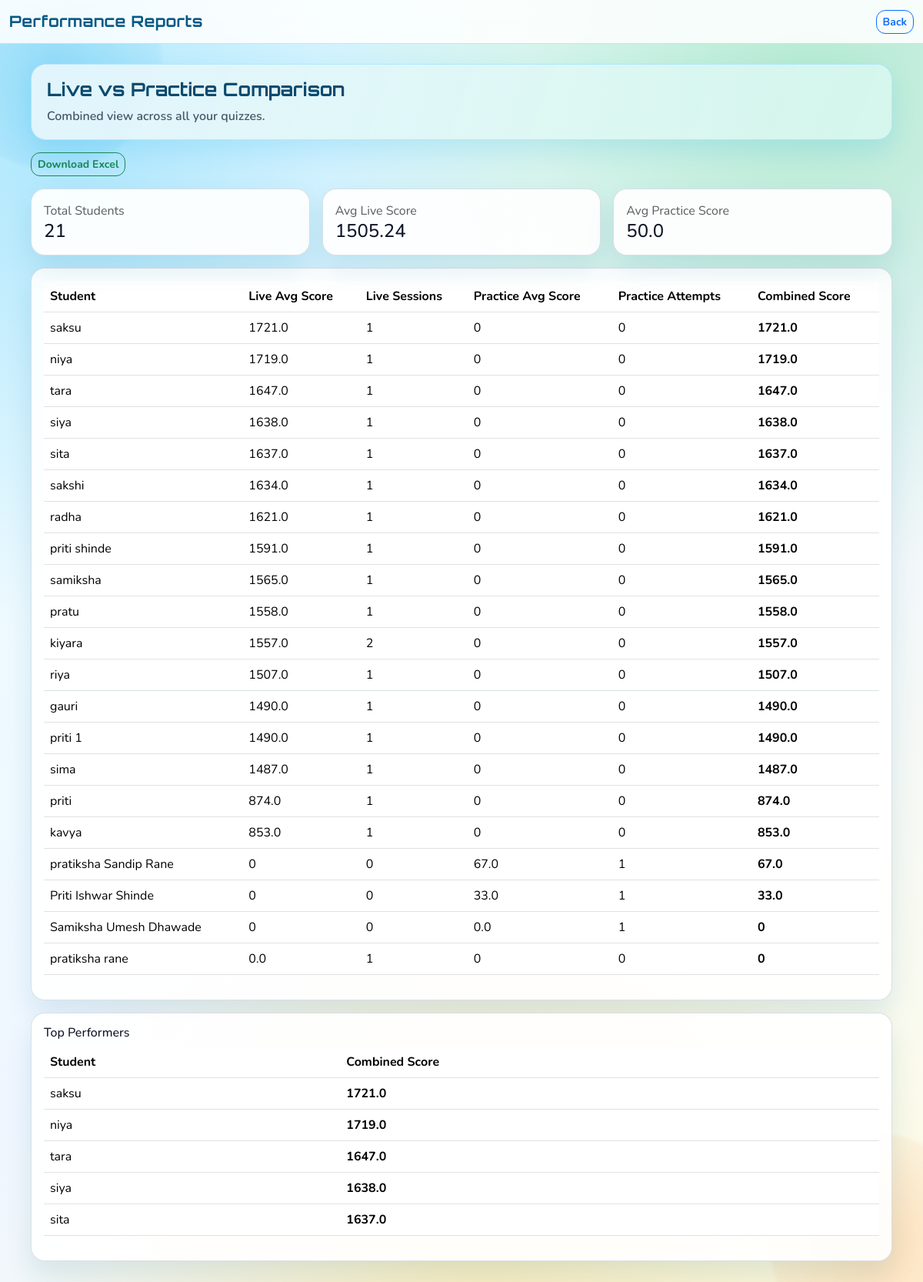
/teacher/reports (signed in), run on the app's committed database.
### tables this page shows
CREATE TABLE Users(
            user_id INTEGER PRIMARY KEY AUTOINCREMENT,
            username TEXT NOT NULL,
            email TEXT UNIQUE NOT NULL,
            password TEXT NOT NULL,
            role TEXT NOT NULL,
            profile_pic TEXT,
            avatar TEXT
        , department TEXT DEFAULT 'Computer', theme_mode TEXT DEFAULT 'light', font_scale TEXT DEFAULT 'medium', app_language TEXT DEFAULT 'en', email_alerts INTEGER DEFAULT 1, mute_notifications INTEGER DEFAULT 0, session_version INTEGER DEFAULT 0);

CREATE TABLE participants (
            participant_id INTEGER PRIMARY KEY AUTOINCREMENT,
            session_id INTEGER NOT NULL,
            nickname TEXT NOT NULL,
            joined_at DATETIME DEFAULT CURRENT_TIMESTAMP, avatar TEXT,
            FOREIGN KEY (session_id) REFERENCES live_sessions(session_id)
        );

### app.py (the view)
@app.route('/teacher/reports')
@login_required
def teacher_reports():
    if session.get('role') != 'Teacher':
        flash("Access denied")
        return redirect('/login')
    with get_db_connection() as conn:
        live_rows = conn.execute(
            """
            WITH base AS (
                SELECT
                    p.nickname AS student_name,
                    COUNT(DISTINCT ls.session_id) AS sessions_attempted,
                    COUNT(pa.answer_id) AS answers_count,
                    COALESCE(SUM(pa.score_awarded), 0) AS total_score,
                    COALESCE(SUM(pa.is_correct), 0) AS correct_answers
                FROM live_sessions ls
                JOIN participants p ON p.session_id = ls.session_id
                LEFT JOIN player_answers pa
                    ON pa.session_id = ls.session_id
                   AND pa.player_name = p.nickname
                WHERE ls.quiz_id IN (
                    SELECT quiz_id FROM Quizzes WHERE created_by=?
                )
                GROUP BY p.nickname
            )
            SELECT * FROM base
            WHERE answers_count > 0
            ORDER BY total_score DESC, correct_answers DESC, student_name ASC
            """,
            (session['user_id'],)
        ).fetchall()
        practice_rows = conn.execute(
            """
            SELECT
                u.username AS student_name,
                COUNT(*) AS attempts,
                AVG(pfa.score) AS avg_score,
                SUM(pfa.correct_answers) AS correct_answers,
                SUM(pfa.total_questions) AS total_questions
            FROM PracticeFirstAttempts pfa
            JOIN Practice_Quizzes q ON q.quiz_id = pfa.quiz_id
            JOIN Users u ON u.user_id = pfa.user_id
            WHERE q.created_by = ?
            GROUP BY u.username
            ORDER BY avg_score DESC, student_name ASC
            """,
            (session['user_id'],)
        ).fetchall()
    live_map = {}
    for r in live_rows:
        key = (r["student_name"] or "").strip().lower()
        live_map[key] = {
            "student_name": r["student_name"],
            "sessions_attempted": r["sessions_attempted"],
            "live_total_score": r["total_score"],
            "live_avg_score": round((r["total_score"] / r["sessions_attempted"]), 2) if r["sessions_attempted"] else 0,
            "live_correct": r["correct_answers"],
            "live_answers": r["answers_count"]
        }
    practice_map = {}
    for r in practice_rows:
        key = (r["student_name"] or "").strip().lower()
        practice_map[key] = {
            "student_name": r["student_name"],
            "practice_attempts": r["attempts"],
            "practice_avg_score": round(r["avg_score"], 2) if r["avg_score"] is not None else 0,
            "practice_correct": r["correct_answers"],
            "practice_total": r["total_questions"]
        }
    all_keys = sorted(set(live_map.keys()) | set(practice_map.keys()))
    rows = []
    for key in all_keys:
        live = live_map.get(key, {})
        practice = practice_map.get(key, {})
        student_name = live.get("student_name") or practice.get("student_name") or key
        live_avg = live.get("live_avg_score", 0)
        practice_avg = practice.get("practice_avg_score", 0)
        divisor = (1 if live_avg else 0) + (1 if practice_avg else 0)
        combined = round((live_avg + practice_avg) / divisor, 2) if divisor else 0
        rows.append({
            "student_name": student_name,
            "live_avg_score": live_avg,
            "live_sessions": live.get("sessions_attempted", 0),
            "practice_avg_score": practice_avg,
            "practice_attempts": practice.get("practice_attempts", 0),
            "combined_score": combined
        })
    rows.sort(key=lambda r: (-(r["combined_score"] or 0), r["student_name"]))
    avg_live = round(
        sum(r["live_avg_score"] for r in rows if r["live_avg_score"]) / max(1, len([r for r in rows if r["live_avg_score"]])),
        2
    ) if rows else 0
    avg_practice = round(
        sum(r["practice_avg_score"] for r in rows if r["practice_avg_score"]) / max(1, len([r for r in rows if r["practice_avg_score"]])),
        2
    ) if rows else 0
    summary = {
        "total_students": len(rows),
        "avg_live_score": avg_live,
        "avg_practice_score": avg_practice,
        "top_performers": rows[:5]
    }
    return render_template(
        'teacher/reports.html',
        rows=rows,
        summary=summary
    )

### app.py (called while the page is built)
def get_db_connection():
    return DBConnection(DATABASE)

def login_required(f):
    @wraps(f)
    def decorated_function(*args, **kwargs):
        if 'user_id' not in session:
            flash("Please login first")
            return redirect(url_for('login'))
        return f(*args, **kwargs)
    return decorated_function

    def __enter__(self):
        return self.conn

    def __exit__(self, exc_type, exc_val, exc_tb):
        if exc_type is None:
            self.conn.commit()
        else:
            self.conn.rollback()
        self.conn.close()

### templates/teacher/reports.html (shortened to what this page needs)
<!DOCTYPE html>
<html lang="en">
<head>
<link href="https://cdn.jsdelivr.net/npm/bootstrap@5.3.2/dist/css/bootstrap.min.css" rel="stylesheet">
<link href="{{ url_for('static', filename='css/ui-system.css') }}" rel="stylesheet">
</head>
<body class="app-bg theme-{{ session.get('theme_mode', 'light') }} font-{{ session.get('font_scale', 'medium') }}">
<nav class="navbar navbar-expand-lg topbar">
    <div class="container-fluid">
        <span class="navbar-brand">Performance Reports</span>
        <a href="{{ url_for('teacher_dashboard') }}" class="btn btn-outline-primary btn-sm">Back</a>
    </div>
</nav>
<div class="page-wrap">
    <div class="section-hero mb-3">
        <h2>Live vs Practice Comparison</h2>
        <p>Combined view across all your quizzes.</p>
    </div>
    <div class="d-flex gap-2 mb-3">
        <a class="btn btn-outline-success btn-sm" href="{{ url_for('teacher_reports_export') }}">Download Excel</a>
    </div>
    <div class="row g-3 mb-3">
        <div class="col-12 col-md-4">
            <div class="glass-card p-3 h-100">
                <div class="text-muted">Total Students</div>
                <div class="h4 mb-0">{{ summary['total_students'] }}</div>
            </div>
        </div>
        <div class="col-12 col-md-4">
            <div class="glass-card p-3 h-100">
                <div class="text-muted">Avg Live Score</div>
                <div class="h4 mb-0">{{ summary['avg_live_score'] }}</div>
            </div>
        </div>
        <div class="col-12 col-md-4">
            <div class="glass-card p-3 h-100">
                <div class="text-muted">Avg Practice Score</div>
                <div class="h4 mb-0">{{ summary['avg_practice_score'] }}</div>
            </div>
        </div>
    </div>
    <div class="glass-card p-3 mb-3">
        {% if rows %}
        <div class="table-responsive">
            <table class="table align-middle">
                <thead>
                    <tr>
                        <th>Student</th>
                        <th>Live Avg Score</th>
                        <th>Live Sessions</th>
                        <th>Practice Avg Score</th>
                        <th>Practice Attempts</th>
                        <th>Combined Score</th>
                    </tr>
                </thead>
                <tbody>
                    {% for row in rows %}
                    <tr>
                        <td>{{ row['student_name'] }}</td>
                        <td>{{ row['live_avg_score'] }}</td>
                        <td>{{ row['live_sessions'] }}</td>
                        <td>{{ row['practice_avg_score'] }}</td>
                        <td>{{ row['practice_attempts'] }}</td>
                        <td><strong>{{ row['combined_score'] }}</strong></td>
                    </tr>
                    {% endfor %}
                </tbody>
            </table>
        </div>
        {% else %}
        <p class="mb-0">No report data yet.</p>
        {% endif %}
    </div>
    <div class="glass-card p-3">
        <h6 class="mb-2">Top Performers</h6>
        {% if summary['top_performers'] %}
        <div class="table-responsive">
            <table class="table align-middle">
                <thead>
                    <tr>
                        <th>Student</th>
                        <th>Combined Score</th>
                    </tr>
                </thead>
                <tbody>
                    {% for row in summary['top_performers'] %}
                    <tr>
                        <td>{{ row['student_name'] }}</td>
                        <td><strong>{{ row['combined_score'] }}</strong></td>
                    </tr>
                    {% endfor %}
                </tbody>
            </table>
        </div>
        {% else %}
        <p class="mb-0">No top performers yet.</p>
        {% endif %}
    </div>
</div>
</body>
</html>

### static/css/ui-system.css (style rules this page uses)
:root { --bg-a: #ecfeff; --bg-b: #eff6ff; --bg-c: #fefce8; --brand: #0ea5e9; --brand-dark: #0284c7; --success: #22c55e; --success-dark: #16a34a; --accent: #f97316; --text: #0f172a; --muted: #475569; --card: rgba(255, 255, 255, 0.92); --border: rgba(148, 163, 184, 0.35); }
body.app-bg.font-medium { font-size: 16px; }
* { box-sizing: border-box; }
body.app-bg { min-height: 100vh; background: radial-gradient(circle at 8% 12%, rgba(56, 189, 248, 0.35), transparent 33%), radial-gradient(circle at 88% 6%, rgba(34, 197, 94, 0.28), transparent 34%), radial-gradient(circle at 52% 96%, rgba(251, 191, 36, 0.26), transparent 36%), linear-gradient(140deg, var(--bg-a), var(--bg-b) 55%, var(--bg-c)); font-family: 'Nunito', sans-serif; color: var(--text); position: relative; overflow-x: hidden; }
body.app-bg::before, body.app-bg::after { content: ""; position: fixed; width: 280px; height: 280px; border-radius: 50%; filter: blur(2px); z-index: -1; animation: floatBlob 9s ease-in-out infinite; }
body.app-bg::before { top: -60px; left: -70px; background: radial-gradient(circle, rgba(14, 165, 233, 0.22), rgba(14, 165, 233, 0)); }
body.app-bg::after { bottom: -80px; right: -80px; background: radial-gradient(circle, rgba(249, 115, 22, 0.2), rgba(249, 115, 22, 0)); animation-delay: 1.3s; }
.topbar { background: rgba(255, 255, 255, 0.86); border-bottom: 1px solid var(--border); backdrop-filter: blur(10px); }
.topbar .navbar-brand { color: #075985; font-family: 'Orbitron', sans-serif; font-weight: 700; letter-spacing: 0.5px; }
.page-wrap { width: min(1120px, calc(100% - 28px)); margin: 26px auto 34px; }
.glass-card { border: 1px solid var(--border); border-radius: 18px; box-shadow: 0 18px 34px rgba(14, 116, 144, 0.12); background: var(--card); color: var(--text); }
.section-hero { border: 1px solid rgba(56, 189, 248, 0.34); border-radius: 20px; padding: 18px 20px; box-shadow: 0 14px 30px rgba(14, 165, 233, 0.15); background: linear-gradient(110deg, rgba(255, 255, 255, 0.92), rgba(236, 254, 255, 0.88)); position: relative; }
.section-hero::after { content: ""; position: absolute; inset: 0; border-radius: 20px; pointer-events: none; background: linear-gradient(120deg, rgba(14, 165, 233, 0.09), rgba(34, 197, 94, 0.09)); }
.section-hero h1, .section-hero h2 { font-family: 'Orbitron', sans-serif; font-size: clamp(1.15rem, 2vw, 1.55rem); margin: 0; font-weight: 700; color: #0c4a6e; position: relative; z-index: 1; }
.section-hero p { margin: 8px 0 0; color: var(--muted); font-weight: 600; position: relative; z-index: 1; }
.btn-outline-primary, .btn-outline-secondary, .btn-outline-danger, .btn-outline-success, .btn-outline-warning { border-radius: 12px; font-weight: 700; }

### data on the page
Users: student_name "pratiksha Sandip Rane", live_avg_score "0", live_sessions "0", practice_avg_score "67.0", practice_attempts "1", combined_score "67.0"
Users: student_name "Priti Ishwar Shinde", live_avg_score "0", live_sessions "0", practice_avg_score "33.0", practice_attempts "1", combined_score "33.0"
Users: student_name "Samiksha Umesh Dhawade", live_avg_score "0", live_sessions "0", practice_avg_score "0.0", practice_attempts "1", combined_score "0"
participants: student_name "saksu", combined_score "1721.0"
participants: student_name "niya", combined_score "1719.0"
participants: student_name "tara", combined_score "1647.0"
participants: student_name "siya", combined_score "1638.0"
participants: student_name "sita", combined_score "1637.0"

### other printed values
{{ summary['total_students'] }} "21"
{{ summary['avg_live_score'] }} "1505.24"
{{ summary['avg_practice_score'] }} "50.0"
{{ row['student_name'] }} "saksu" "niya" "tara" "siya" "sita" "sakshi" "radha" "priti shinde" "samiksha" "pratu" "kiyara" "riya" "gauri" "priti 1" "sima" "priti" "kavya" "pratiksha rane"
{{ row['live_avg_score'] }} "1721.0" "1719.0" "1647.0" "1638.0" "1637.0" "1634.0" "1621.0" "1591.0" "1565.0" "1558.0" "1557.0" "1507.0" "1490.0" "1490.0" "1487.0" "874.0" "853.0" "0.0"
{{ row['live_sessions'] }} "1" "1" "1" "1" "1" "1" "1" "1" "1" "1" "2" "1" "1" "1" "1" "1" "1" "1"
{{ row['practice_avg_score'] }} "0" "0" "0" "0" "0" "0" "0" "0" "0" "0" "0" "0" "0" "0" "0" "0" "0" "0"
{{ row['practice_attempts'] }} "0" "0" "0" "0" "0" "0" "0" "0" "0" "0" "0" "0" "0" "0" "0" "0" "0" "0"
{{ row['combined_score'] }} "1721.0" "1719.0" "1647.0" "1638.0" "1637.0" "1634.0" "1621.0" "1591.0" "1565.0" "1558.0" "1557.0" "1507.0" "1490.0" "1490.0" "1487.0" "874.0" "853.0" "0"
